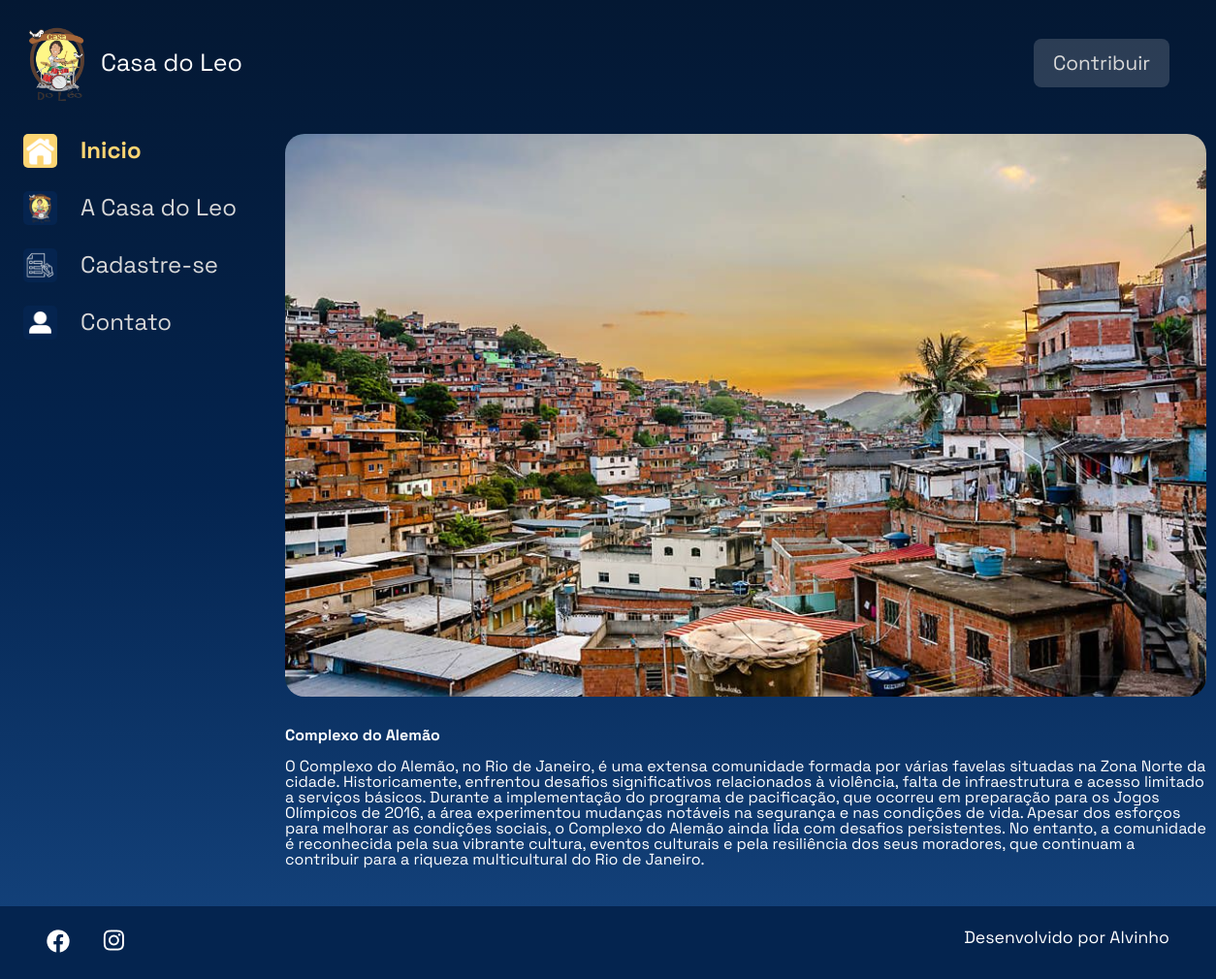
Page /imagem/3 on the committed database.
### galeria/models.py (models this page shows, shortened)
class Fotografia(models.Model):
    OPCOES_CATEGORIA = [
        ("Zona Norte", "ZONA NORTE"),
        ("Zona Sul", "ZONA SUL"),
        ("Zona Leste", "ZONA LESTE"),
        ("Zona Oeste", "ZONA OESTE"),
    ]
    nome = models.CharField(max_length=100, null=False, blank=False)
    categoria = models.CharField(max_length=100,choices=OPCOES_CATEGORIA, default='')
    descricao = models.TextField(null=False, blank=False)
    foto = models.ImageField(upload_to="fotos/%Y/%m/%d/", blank=True)
    publicada = models.BooleanField(default=False)
    data_fotografia = models.DateTimeField(default=datetime.now,blank=False)

### galeria/views.py (the view)
# urls.py: path('imagem/<int:foto_id>',imagem, name='imagem'),
def imagem(request, foto_id):
    fotografia = get_object_or_404(Fotografia, pk=foto_id)
    return render(request, 'galeria/imagem.html',{"fotografia": fotografia})

### templates/galeria/imagem.html
{% extends 'galeria/base.html' %}
{% load static %}
{% block content %}
    <div class="pagina-inicial">
        {% include 'galeria/partials/_header.html' %}
        <main class="principal">
            {% include 'galeria/partials/_menu-lateral.html' %}
            <section class="conteudo">
                <section class="imagem">
                    <div class="imagem__conteudo">
                        {% if fotografia.foto == "" or fotografia.foto == null %}
                        <img class="imagem__imagem" src="{% static '/assets/imagens/galeria/not-found.png' %}">
                        {% else %}
                        <img class="imagem__imagem" src="{{ fotografia.foto.url }}" alt="foto">
                        {% endif %}
                        <div class="imagem__info">
                            <div class="imagem__texto">
                                <p class="imagem__titulo">{{ fotografia.nome }}</p>
                                <p class="imagem__texto">{{ fotografia.descricao }}</p>
                            </div>
                        </div>
                    </div>
                </section>
            </section>
        </main>
    </div>
{% endblock %}

### setup/static/styles/style.css (style rules this page uses)
html, body, div, span, applet, object, iframe, h1, h2, h3, h4, h5, h6, p, blockquote, pre, a, abbr, acronym, address, big, cite, code, del, dfn, em, img, ins, kbd, q, s, samp, small, strike, strong, sub, sup, tt, var, b, u, i, center, dl, dt, dd, ol, ul, li, fieldset, form, label, legend, table, caption, tbody, tfoot, thead, tr, th, td, article, aside, canvas, details, embed, figure, figcaption, footer, header, hgroup, menu, nav, output, ruby, section, summary, time, mark, audio, video { margin: 0; padding: 0; border: 0; font-size: 100%; font: inherit; vertical-align: baseline; }
article, aside, details, figcaption, figure, footer, header, hgroup, menu, nav, section { display: block; }
body { line-height: 1; font-family: 'Space Grotesk', sans-serif; min-height: 100vh; background: linear-gradient(#041833,#04244F,#154580); background-repeat: no-repeat; background-position: center; background-size: cover; }
.imagem { display: flex; justify-content: center; align-items: center; }
.imagem__conteudo { background-color: transparent; display: flex; flex-direction: column; border-radius: 20px 20px 0 0; width: 950px; }
.imagem__imagem { width: 950px; height: 580px; border-radius: 20px; }
.imagem__info { font-size: 1.2rem; display: flex; justify-content: space-between; align-items: center; margin-bottom: 1rem; margin-top: 1rem; }
.imagem__texto { display: flex; flex-direction: column; justify-content: space-between; color: #FFFFFF; margin-top: 0.5rem; }
.imagem__titulo { font-weight: bold; line-height: 2rem; color: #FFFFFF; }
.imagem__texto { font-size: 1rem; }
.pagina-inicial { max-width: 1440px; padding: 1.5rem; margin: 0 auto; }
.principal { display: flex; justify-content: space-between; }
.conteudo { width: 100%; min-height: 75vh; }

### rows in the picture
Fotografia: foto (picture), nome "Complexo do Alemão", descricao "O Complexo do Alemão, no Rio de Janeiro, é uma extensa comunidade formada por várias favelas situadas na Zona Norte da cidade. Historicamente, enfrentou desafios significativos relacionados à violência, falta de infraestrutura e acesso limitado a serviços básicos. Durante a implementação do programa de pacificação, que ocorreu em preparação para os Jogos Olímpicos de 2016, a área experimentou mudanças notáveis na segurança e nas condições de vida. Apesar dos esforços para melhorar as condições sociais, o Complexo do Alemão ainda lida com desafios persistentes. No entanto, a comunidade é reconhecida pela sua vibrante cultura, eventos culturais e pela resiliência dos seus moradores, que…"
